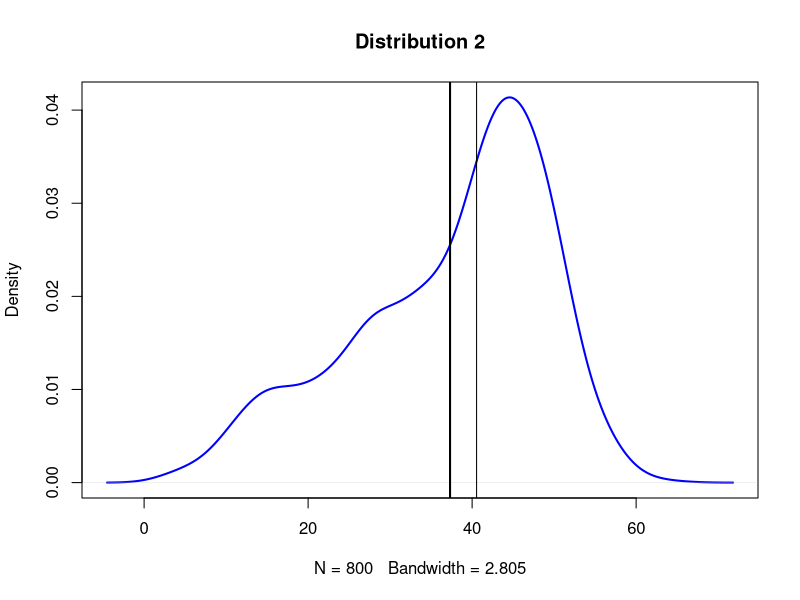
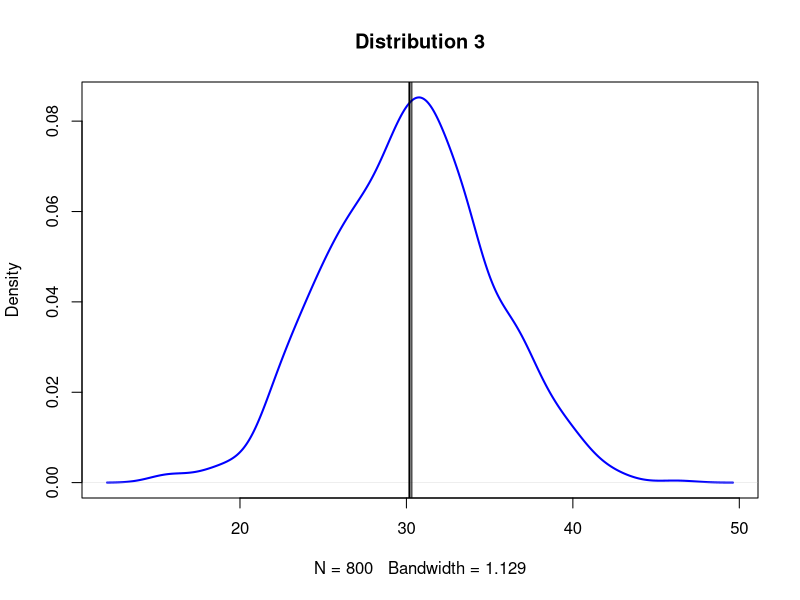
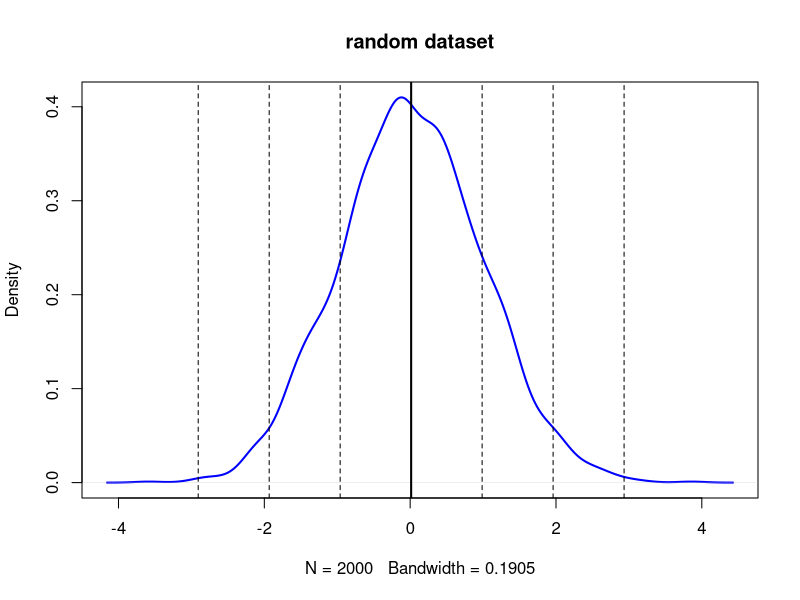

Generate these figures, in order, with R:
#1a.
d1 <- rnorm(n=500, mean=45, sd=5)
d2 <- rnorm(n=200, mean=30, sd=5)
d3 <- rnorm(n=100, mean=15, sd=5)
d123 <- c(d1, d2, d3)
plot(density(d123), col="blue", lwd=2, main = "Distribution 2")
abline(v=mean(d123), lwd = 2)
abline(v=median(d123))
mean(d123)
median(d123)
#1b
d1_ <- rnorm(n=800, mean=30, sd=5)
plot(density(d1_), col="blue", lwd=2, main = "Distribution 3")
abline(v=mean(d1_), lwd = 2)
abline(v=median(d1_))
mean(d1_)
median(d1_)
#1c
#Means are more sensitive,because they are more susceptible to extreme values than medians.

#2a
rdata <- rnorm(n=2000, mean=0, sd=1)
plot(density(rdata), col="blue", lwd=2, main = "random dataset")
abline(v=mean(rdata), lwd = 2)
abline(v=mean(rdata)-sd(rdata), lty="dashed")
abline(v=mean(rdata)+sd(rdata), lty="dashed")
abline(v=mean(rdata)-2*sd(rdata), lty="dashed")
abline(v=mean(rdata)+2*sd(rdata), lty="dashed")
abline(v=mean(rdata)-3*sd(rdata), lty="dashed")
abline(v=mean(rdata)+3*sd(rdata), lty="dashed")

#2b
quartiles = quantile(rdata)
#(1)
quartiles[2:4]
#(2)
(quartiles[2:4]-mean(rdata))/sd(rdata)

#2c
new_rdata <- rnorm(n=2000, mean=35, sd=3.5)
new_quartiles = quantile(new_rdata)
(new_quartiles[2]-mean(new_rdata))/sd(new_rdata)
(new_quartiles[4]-mean(new_rdata))/sd(new_rdata)

#Compared to (b), the amount of standard deviation away from the mean in (c) is almost the same with (b)'s.
#They are standard score of their normal distribution.

#2d
d1 <- rnorm(n=500, mean=15, sd=5)
d2 <- rnorm(n=200, mean=30, sd=5)
d3 <- rnorm(n=100, mean=45, sd=5)

d123 <- c(d1, d2, d3)
d123_quartiles = quantile(d123)
(d123_quartiles[2]-mean(d123))/sd(d123)
(d123_quartiles[4]-mean(d123))/sd(d123)

#The result are the similar with answer (c). 
#Compared to (b), the amount of standard deviation away from the mean in (d) is almost the same with (b)'s.
#They are standard score of their normal distribution.

#3a
#h=2*IQR(x)/n^(1/3)
#which is based on the interquartile range, denoted by IQR. 
#It replaces 3.5σ of Scott's rule with 2 IQR, 
#which is less sensitive than the standard deviation to outliers in data.

#3b
rand_data <- rnorm(800, mean=20, sd = 5) 
#Sturges' formula
k_1 <- ceiling(log2(length(rand_data))+1)
h_1 <- (max(rand_data) - min(rand_data))/k_1
k_1
h_1
#Scott’s normal reference rule
h_2 <- 3.49*sd(rand_data)/(length(rand_data)^(1/3))
k_2 <- ceiling((max(rand_data) - min(rand_data))/h_2)
k_2
h_2
#Freedman-Diaconis’ choice
h_3 <- 2*IQR(rand_data)/(length(rand_data)^(1/3))
k_3 <- ceiling((max(rand_data) - min(rand_data))/h_3)
k_3
h_3

#3c
out_data <- c(rand_data, runif(10, min=40, max=60))
#(a)
k1 <- ceiling(log2(length(data))+1)
h1 <- (max(out_data) - min(out_data))/k1
#(b)
h2 <- 3.49*sd(out_data)/(length(out_data)^(1/3))
#(c)
h3 <- 2*IQR(out_data)/(length(out_data)^(1/3))
c(h_1, h_2, h_3)
c(h1, h2, h3)

#Freedman-Diaconis’ choice
# Because it is based on interquartile range, and make the result less sensitive to outer data than simple standard deviation. 

